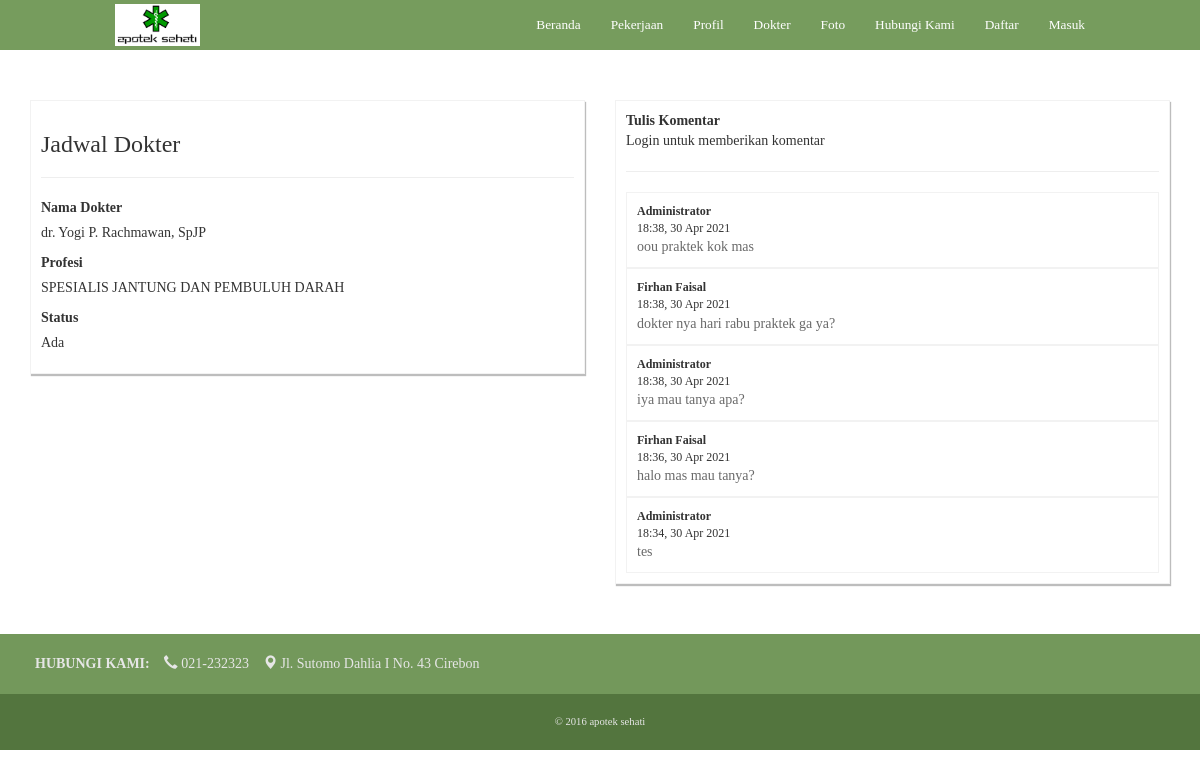
The app's page /main/jadwal/2, older data.
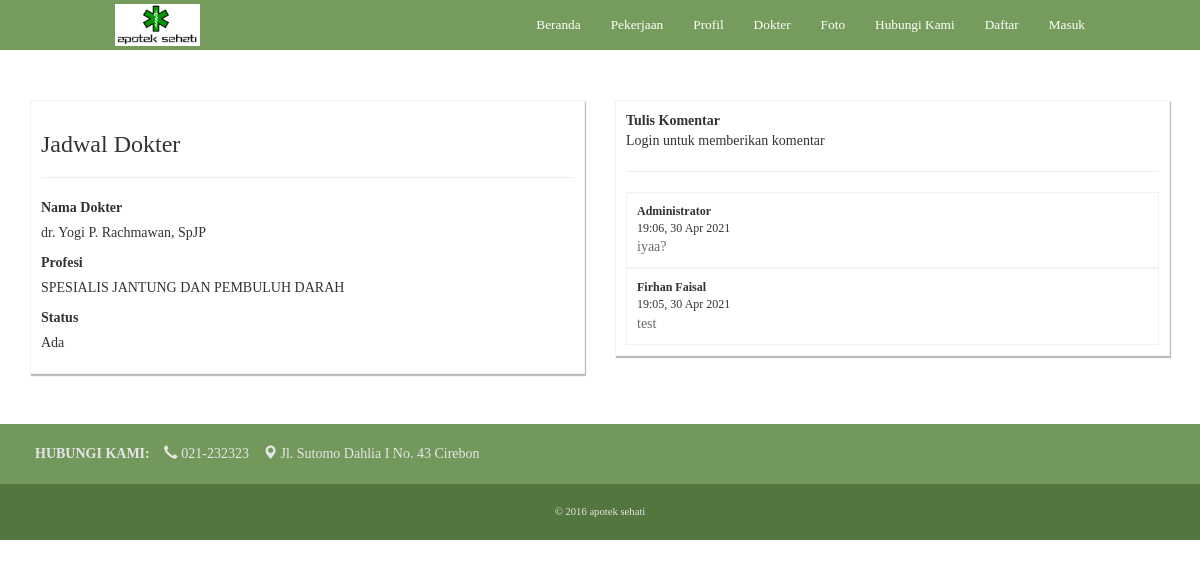
The same page, newer data.
### tables this page shows
CREATE TABLE `dokter` (
  `id` int(11) NOT NULL,
  `nama_dokter` varchar(100) NOT NULL,
  `profesi` varchar(100) NOT NULL,
  `status` varchar(20) NOT NULL
);

CREATE TABLE `comment` (
  `id` int(11) NOT NULL,
  `user_id` int(11) NOT NULL,
  `text` varchar(255) NOT NULL,
  `created_at` varchar(50) NOT NULL,
  `dokter_id` int(11) NOT NULL,
  `is_admin` smallint(6) NOT NULL DEFAULT 0
);

CREATE TABLE `user` (
  `id` int(11) NOT NULL,
  `email` varchar(255) NOT NULL,
  `full_name` varchar(255) NOT NULL,
  `created_at` timestamp NOT NULL DEFAULT current_timestamp() ON UPDATE current_timestamp(),
  `password` varchar(100) NOT NULL,
  `is_active` smallint(6) NOT NULL DEFAULT 0
);

### application/controllers/Main.php (called while the page is built, shortened)
<?php
class Main extends MY_Controller {
	private $data;
	public function __construct(){
		$this->load->helper('url');
		$this->load->model('Slider_m');
		$this->load->model('Pekerjaan_m');
		$this->load->model('Profil_m');
		$this->load->model('Foto_m');
		$this->load->model('Dokter_m');
	}
	public function jadwal($dokterId){
		$this->data['dokter'] = $this->db->query('SELECT * FROM dokter WHERE id='.$dokterId)->row_array();
		$this->data['comments'] = $this->db->query('SELECT comment.*, comment.created_at AS comment_date, user.full_name AS full_name FROM comment LEFT JOIN user ON user.id=comment.user_id WHERE dokter_id='.$dokterId.' ORDER BY comment.id DESC')->result_array();
		$this->load->view('layouts/header', $this->data);
		$this->load->view('jadwal_page', $this->data);
		$this->load->view('layouts/footer');
	}
}

### index.php (called while the page is built, shortened)
<?php
require_once BASEPATH.'core/CodeIgniter.php';

### application/views/jadwal_page.php (the view, shortened to what this page needs)
<div class="container" style="margin-top:100px;">
	<div class="row">
		<div class="col-sm-12 col-md-6">
			<div class="box">
				<h3>Jadwal Dokter</h3>
				<hr/>
				<div class="pre_label">
					<label>Nama Dokter</label>
					<div class="value">
						<?php echo $dokter['nama_dokter']; ?>
					</div>
				</div>
				<div class="pre_label">
					<label>Profesi</label>
					<div class="value">
						<?php echo $dokter['profesi']; ?>
					</div>
				</div>
				<div class="pre_label">
					<label>Status</label>
					<div class="value">
						<?php echo $dokter['status']; ?>
					</div>
				</div>
			</div>
		</div>
		<div class="col-sm-12 col-md-6">
			<div class="box">
				<b>Tulis Komentar</b>
				<?php if($this->session->has_userdata('id_user')){ ?>
				<form action="<?php echo site_url('/main/post_comment/'.$dokter['id']); ?>" method="post">
					<textarea name="comment" class="form-control" maxlength="200" placeholder="Tuliskan Komentar Anda.." required></textarea>
					<button type="submit" class="btn btn-sm btn-primary" style="margin-top:10px;">Post</button>
				</form>
				<?php }else{ ?>
				<br/>
				Login untuk memberikan komentar
				<?php } ?>
				<hr/>
				<?php
				if(count($comments) > 0){
					foreach($comments as $comment){
						?>
						<div class="comment_container">
							<div class="comment_info">
								<div class="name">
									<?php echo $comment['is_admin'] ? 'Administrator' : $comment['full_name']; ?>
								</div>
								<div class="date">
									<?php echo date("H:i, d M Y", strtotime($comment['comment_date'])); ?>
								</div>
							</div>
							<div class="comment_text">
								<?php echo $comment['text']; ?>
							</div>
						</div>
						<?php
					}
				}else{
					echo '<center style="color:#bdbdbd">Tidak ada komentar</center>';
				}
				?>
			</div>
		</div>
	</div>
</div>

### application/views/layouts/header.php (shortened to what this page needs)
<!DOCTYPE html>
<html>
	<head>
		<link href="<?php echo base_url('assets/bootstrap/css/bootstrap.min.css'); ?>" rel="stylesheet">
		<link href="<?php echo base_url('assets/css/style.css" rel="stylesheet'); ?>">
		<link href="<?php echo base_url('assets/lightbox/dist/ekko-lightbox.min.css'); ?>" rel="stylesheet">
	</head>
	<body>
		<nav class="navbar navbar-default navbar-fixed-top">
			<div class="container-fluid">
				<div class="row">
					<div class="col-sm-10 col-sm-offset-1">
						<div class="navbar-header">
							<a href="#" class="navbar-brand"><img src="<?php echo base_url('assets/img/logo.png'); ?>" style="width:85px;margin-top:-11px;"></a>
						</div>
						<div class="collapse navbar-collapse" id="myNavbar">
							<ul class="nav navbar-nav navbar-right">
								<li><a href="#slider" class="page-scroll">Beranda</a></li>
								<li><a href="#pekerjaan" class="page-scroll">Pekerjaan</a></li>
								<li><a href="#profil" class="page-scroll">Profil</a></li>
								<li><a href="#jadwal-dokter" class="page-scroll">Dokter</a></li>
								<li><a href="#foto" class="page-scroll">Foto</a></li>
								<li><a href="#footer" class="page-scroll">Hubungi Kami</a></li>
								<?php if(!$this->session->userdata('id_user')){ ?>
								<li><a href="<?php echo site_url('/user/daftar'); ?>" class="page-scroll">Daftar</a></li>
								<li><a href="<?php echo site_url('/user/masuk'); ?>" class="page-scroll">Masuk</a></li>
								<?php } ?>
						    </ul>
						</div>
					</div>
				</div>
			</div>
		</nav>

### application/views/layouts/footer.php
		<div id="footer">
			<div class="subfooter">
				<div class="container">
					<b>HUBUNGI KAMI:</b>&nbsp;&nbsp;&nbsp;
					<span class="glyphicon glyphicon-earphone"></span> 021-232323&nbsp;&nbsp;&nbsp;
					<span class="glyphicon glyphicon-map-marker"></span> Jl. Sutomo Dahlia I No. 43 Cirebon
				</div>
			</div>
			<div class="footer">
				<div style="font-size:8pt;" align="center">
					&copy; 2016 apotek sehati
				</div>
			</div>
		</div>
	</body>
</html>

### assets/css/style.css (style rules this page uses)
body { background-color:#fff;font-family:Verdana }
.navbar { background-color:#769C5D;border:0px; }
.navbar-default .navbar-nav > li > a { color:#fff;font-size:10pt; }
.navbar-default .navbar-header > a, .navbar-default .navbar-header > a:hover, .navbar-default .navbar-header > a:active, .navbar-default .navbar-header > a:focus { color:#fff; }
.subfooter { margin-top:50px;background-color:#73985B;color:#e6e6e6;padding:20px; }
.footer { background-color:#53753E;color:#e6e6e6;padding:20px; }

### application/views/jadwal_page.php (style rules this page uses)
.box { background-color:#fff; padding:10px; border:1px solid #f2f2f2; box-shadow:1px 2px 1px #bdbdbd; }
.pre_label { margin-bottom:10px; }
.comment_container { border:1px solid #f2f2f2; padding:10px; }
.comment_container > .comment_info { font-size:9pt; }
.comment_container > .comment_info > .name { font-weight:bold; }
.comment_text { color:#696969; }

Row changes from the older to the newer data that the page shows:
removed comment: is_admin "Administrator", created_at "18:38, 30 Apr 2021", text "oou praktek kok mas"
removed comment: user.full_name "Firhan Faisal", created_at "18:38, 30 Apr 2021", text "dokter nya hari rabu praktek ga ya?"
removed comment: is_admin "Administrator", created_at "18:38, 30 Apr 2021", text "iya mau tanya apa?"
removed comment: user.full_name "Firhan Faisal", created_at "18:36, 30 Apr 2021", text "halo mas mau tanya?"
removed comment: is_admin "Administrator", created_at "18:34, 30 Apr 2021", text "tes"
added comment: is_admin "Administrator", created_at "19:06, 30 Apr 2021", text "iyaa?"
added comment: user.full_name "Firhan Faisal", created_at "19:05, 30 Apr 2021", text "test"
